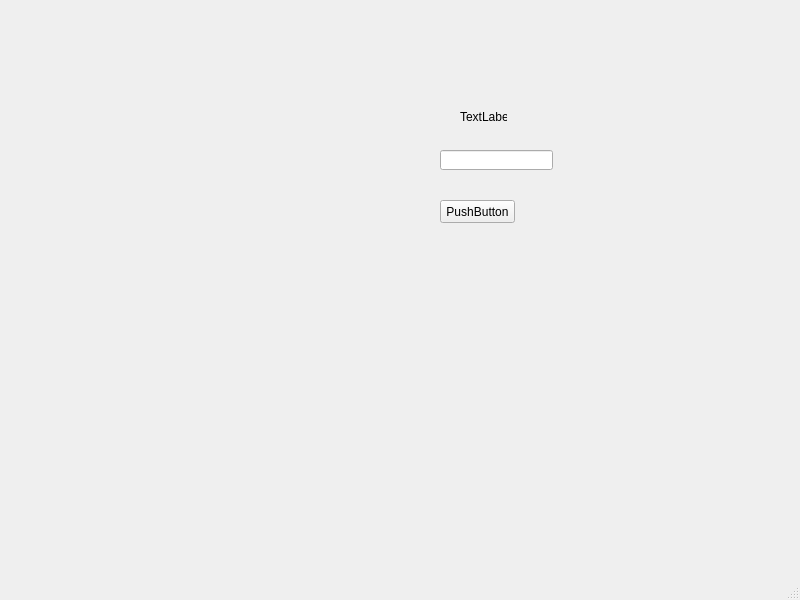
<?xml version="1.0" encoding="UTF-8"?>
<ui version="4.0">
 <class>SecondScreen</class>
 <widget class="QMainWindow" name="SecondScreen">
  <property name="geometry">
   <rect>
    <x>0</x>
    <y>0</y>
    <width>800</width>
    <height>600</height>
   </rect>
  </property>
  <property name="windowTitle">
   <string>MainWindow</string>
  </property>
  <widget class="QWidget" name="centralwidget">
   <widget class="QPushButton" name="pushButton">
    <property name="geometry">
     <rect>
      <x>440</x>
      <y>200</y>
      <width>75</width>
      <height>23</height>
     </rect>
    </property>
    <property name="text">
     <string>PushButton</string>
    </property>
   </widget>
   <widget class="QLineEdit" name="lineEdit">
    <property name="geometry">
     <rect>
      <x>440</x>
      <y>150</y>
      <width>113</width>
      <height>20</height>
     </rect>
    </property>
   </widget>
   <widget class="QLabel" name="label">
    <property name="geometry">
     <rect>
      <x>460</x>
      <y>110</y>
      <width>47</width>
      <height>13</height>
     </rect>
    </property>
    <property name="text">
     <string>TextLabel</string>
    </property>
   </widget>
  </widget>
  <widget class="QMenuBar" name="menubar">
   <property name="geometry">
    <rect>
     <x>0</x>
     <y>0</y>
     <width>800</width>
     <height>21</height>
    </rect>
   </property>
  </widget>
  <widget class="QStatusBar" name="statusbar"/>
 </widget>
 <resources/>
 <connections/>
</ui>
